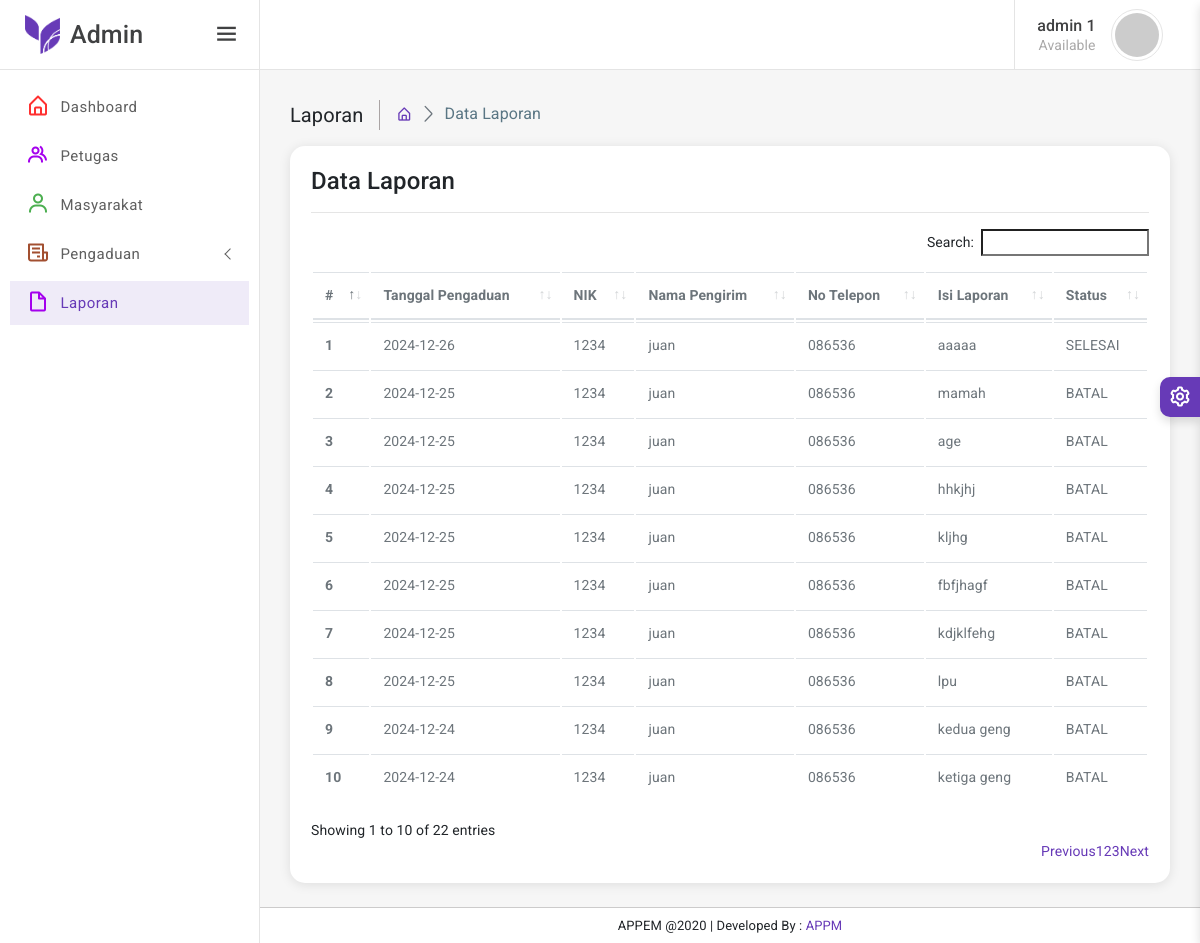
Page /admin/index.php?halaman=laporan (signed in) on the committed database.
### tables this page shows
CREATE TABLE `pengaduan` (
  `id_pengaduan` int(11) NOT NULL,
  `tgl_pengaduan` date NOT NULL,
  `nik` char(15) NOT NULL,
  `isi_laporan` text NOT NULL,
  `foto` varchar(255) NOT NULL,
  `status` enum('0','proses','selesai','batal') NOT NULL
);

CREATE TABLE `masyarakat` (
  `nik` char(16) NOT NULL,
  `nama` varchar(35) NOT NULL,
  `username` varchar(25) NOT NULL,
  `password` varchar(32) NOT NULL,
  `telp` varchar(16) NOT NULL
);

### admin/laporan.php (the view, shortened to what this page needs)
<div class="page-breadcrumb d-none d-md-flex align-items-center mb-3">
		<div class="breadcrumb-title pr-3">Laporan</div>
		<div class="pl-3">
		    <nav aria-label="breadcrumb">
				<ol class="breadcrumb mb-0 p-0">
					<li class="breadcrumb-item"><a href="javascript:;"><i class='bx bx-home-alt'></i></a>
					</li>
					<li class="breadcrumb-item active" aria-current="page">Data Laporan</li>
				</ol>
			</nav>
		</div>
	</div>
	<div class="card radius-15">
		<div class="card-body">
			<div class="card-title">
				<h4 class="mb-0">Data Laporan</h4>
			</div>
			<hr/>
			<div class="table-responsive">
				<table class="table mb-0" id="example2">
					<thead>
						<tr>
							<th scope="col">#</th>
							<th scope="col">Tanggal Pengaduan</th>
							<th scope="col">NIK</th>
							<th scope="col">Nama Pengirim</th>
							<th scope="col">No Telepon</th>
                            <th scope="col">Isi Laporan</th>
                            <th scope="col">Status</th>
						</tr>
					</thead>
					<tbody>
					    <?php
						 $laporan = mysqli_query($koneksi, "SELECT * FROM pengaduan JOIN masyarakat ON pengaduan.nik = masyarakat.nik ORDER BY tgl_pengaduan DESC") or die (mysqli_error($koneksi));
                         $no = 1;
						 while($data_laporan = $laporan->fetch_assoc()) {
						?>
						<tr>
							<th scope="row"><?php echo $no++ ?></th>
                            <td><?php echo $data_laporan['tgl_pengaduan']; ?></td>
                            <td><?php echo $data_laporan['nik']; ?></td>
                            <td><?php echo $data_laporan['nama']; ?></td>
                            <td><?php echo $data_laporan['telp']; ?></td>
                            <td><?php echo $data_laporan['isi_laporan']; ?></td>
                            <td><?php echo strtoupper($data_laporan['status'])?></td>
						</tr>
						<?php } ?>
					</tbody>
				</table>
			</div>
		</div>
	</div>
</div>

### assets/css/app.css (style rules this page uses)
html { width: 100%; height: 100%; }
body { font-family: 'Open Sans', sans-serif; font-family: 'Roboto', sans-serif; background-color: #f6f6f6; letter-spacing: .1px; font-size: 14px; }
.card { box-shadow: 0 0.1rem 0.7rem rgba(0, 0, 0, .10); border: 1px solid rgba(0, 0, 0, 0); margin-bottom: 30px; }
.table-responsive { white-space: nowrap; }
.table td, .table th { vertical-align: middle; color: #6d757b; }
.radius-15 { border-radius: 15px; }
.page-breadcrumb .breadcrumb { background-color: transparent; }
.breadcrumb-title { font-size: 20px; border-right: 1.5px solid #aaa4a4; }
.page-breadcrumb .breadcrumb li.breadcrumb-item { font-size: 16px; }
.page-breadcrumb .breadcrumb-item+.breadcrumb-item::before { display: inline-block; padding-right: .5rem; color: #6c757d; font-family: 'LineIcons'; content: "\ea5c"; }

### rows in the picture
pengaduan: tgl_pengaduan "2024-12-26", nik.nik "1234", nik.nama "juan", nik.telp "086536", isi_laporan "aaaaa", status "SELESAI"
pengaduan: tgl_pengaduan "2024-12-25", nik.nik "1234", nik.nama "juan", nik.telp "086536", isi_laporan "mamah", status "BATAL"
pengaduan: tgl_pengaduan "2024-12-25", nik.nik "1234", nik.nama "juan", nik.telp "086536", isi_laporan "age", status "BATAL"
pengaduan: tgl_pengaduan "2024-12-25", nik.nik "1234", nik.nama "juan", nik.telp "086536", isi_laporan "hhkjhj", status "BATAL"
pengaduan: tgl_pengaduan "2024-12-25", nik.nik "1234", nik.nama "juan", nik.telp "086536", isi_laporan "kljhg", status "BATAL"
pengaduan: tgl_pengaduan "2024-12-25", nik.nik "1234", nik.nama "juan", nik.telp "086536", isi_laporan "fbfjhagf", status "BATAL"
pengaduan: tgl_pengaduan "2024-12-25", nik.nik "1234", nik.nama "juan", nik.telp "086536", isi_laporan "kdjklfehg", status "BATAL"
pengaduan: tgl_pengaduan "2024-12-25", nik.nik "1234", nik.nama "juan", nik.telp "086536", isi_laporan "lpu", status "BATAL"
pengaduan: tgl_pengaduan "2024-12-24", nik.nik "1234", nik.nama "juan", nik.telp "086536", isi_laporan "kedua geng", status "BATAL"
pengaduan: tgl_pengaduan "2024-12-24", nik.nik "1234", nik.nama "juan", nik.telp "086536", isi_laporan "ketiga geng", status "BATAL"

### other values in the picture
$_SESSION['admin']['nama_petugas'] "admin 1"
